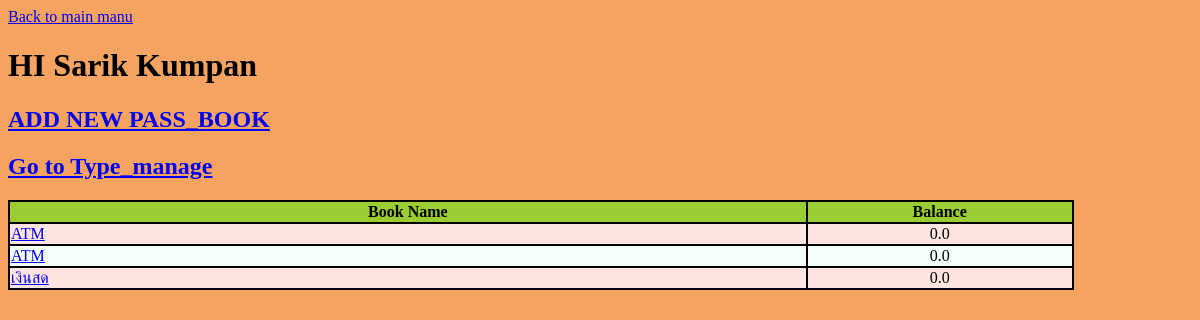
The page /accounting/1/user_book/ on the database as committed earlier.
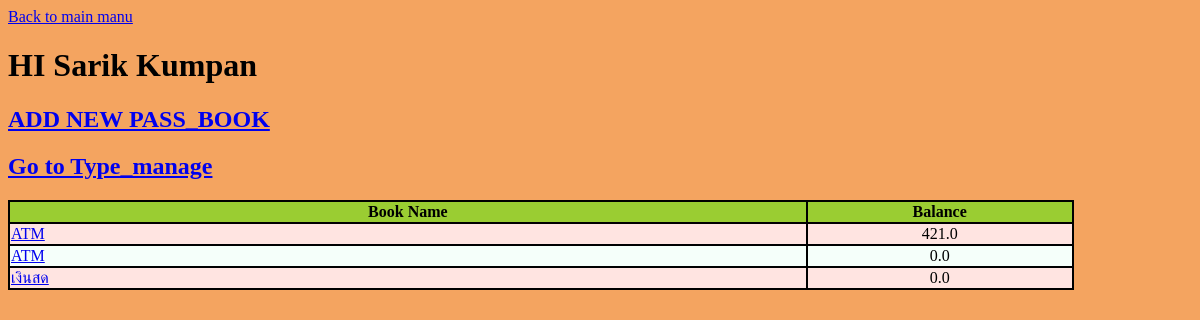
The same page on the database as committed later.
### accounting/models.py (models this page shows, shortened)
class Pass_book(models.Model):
    user = models.ForeignKey(User, on_delete=models.CASCADE)
    book_name = models.CharField(max_length=60)
    balance = models.FloatField(default=0)
    founded = models.DateTimeField('data founded')

### accounting/views.py (the view)
# urls.py: url(r'^(?P<pk>[0-9]+)/user_book/$', views.UserBook.as_view(), name='user_book'),
class UserBook(generic.DetailView): # for show all user book
    model = User
    template_name = 'accounting/user_book_page.html'

### accounting/templates/accounting/user_book_page.html (shortened to what this page needs)
<head>
</head>
<body style="background-color:SandyBrown">
<a href="{% url 'accounting:index' %}">Back to main manu</a>
<h1> HI {{user.user_name}} </h1>
<a href="{% url 'accounting:book_manage' pk=user.id %}"><h2>ADD NEW PASS_BOOK</h2></a>
<a href="{% url 'accounting:type_manage' pk=user.id %}"><h2>Go to Type_manage</h2></a>
{% if user.pass_book_set.all %}
    <table>
    	<tr>
			<th class="book">Book Name</th>
			<th>Balance</th>
		</tr>
	{% for book in user.pass_book_set.all %}
        <tr>
		    <td><a href="{% url 'accounting:book_detail' pk=book.id%}">{{book.book_name}}</a></td>
            <td style="text-align:center">{{book.balance}}</td>
        </tr>
	{% endfor %}
{% endif %}
</body>

Rows that differ between the two databases and show on the page:
changed Pass_book (number 1 of 3 on the later page): balance "0.0" → "421.0"
